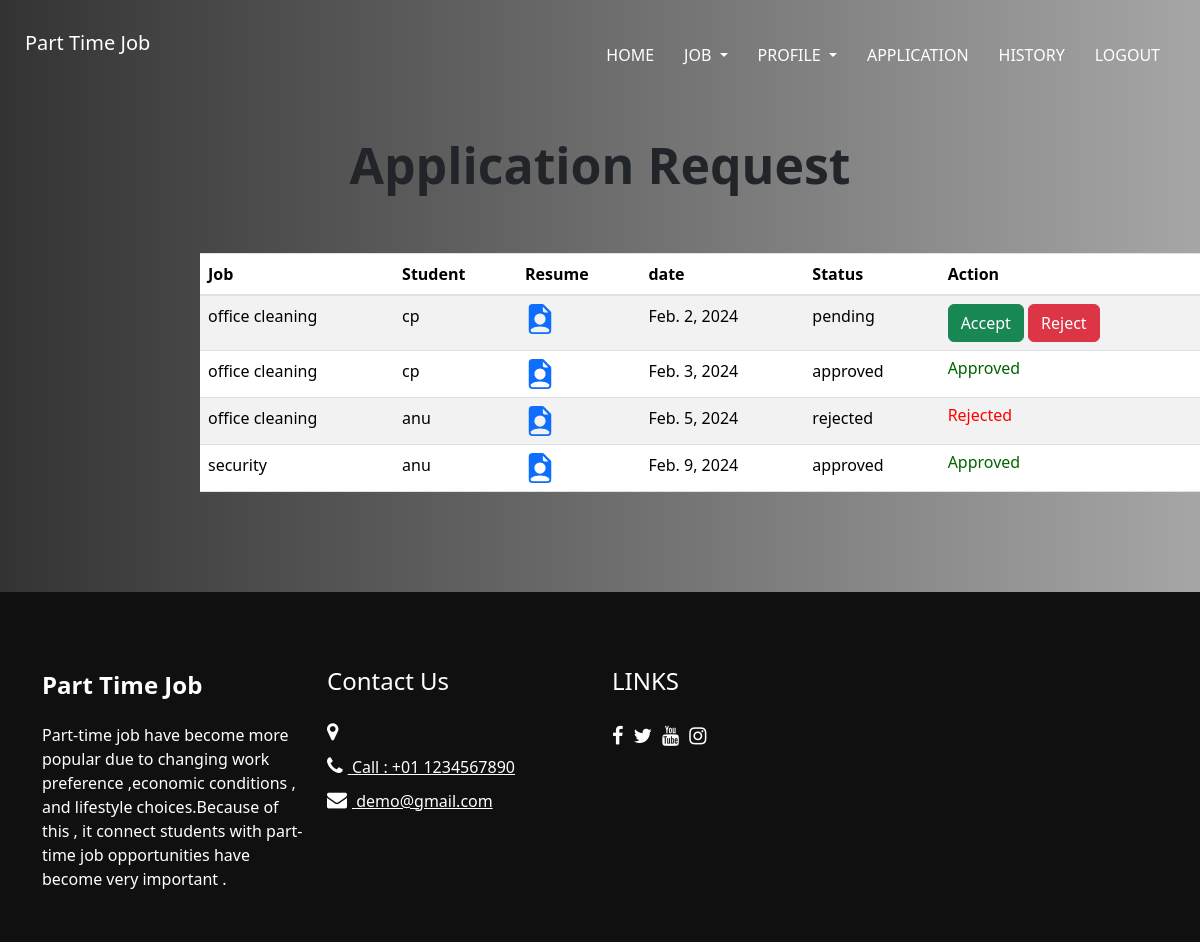
Page /requestview (signed in) on the earlier database version.
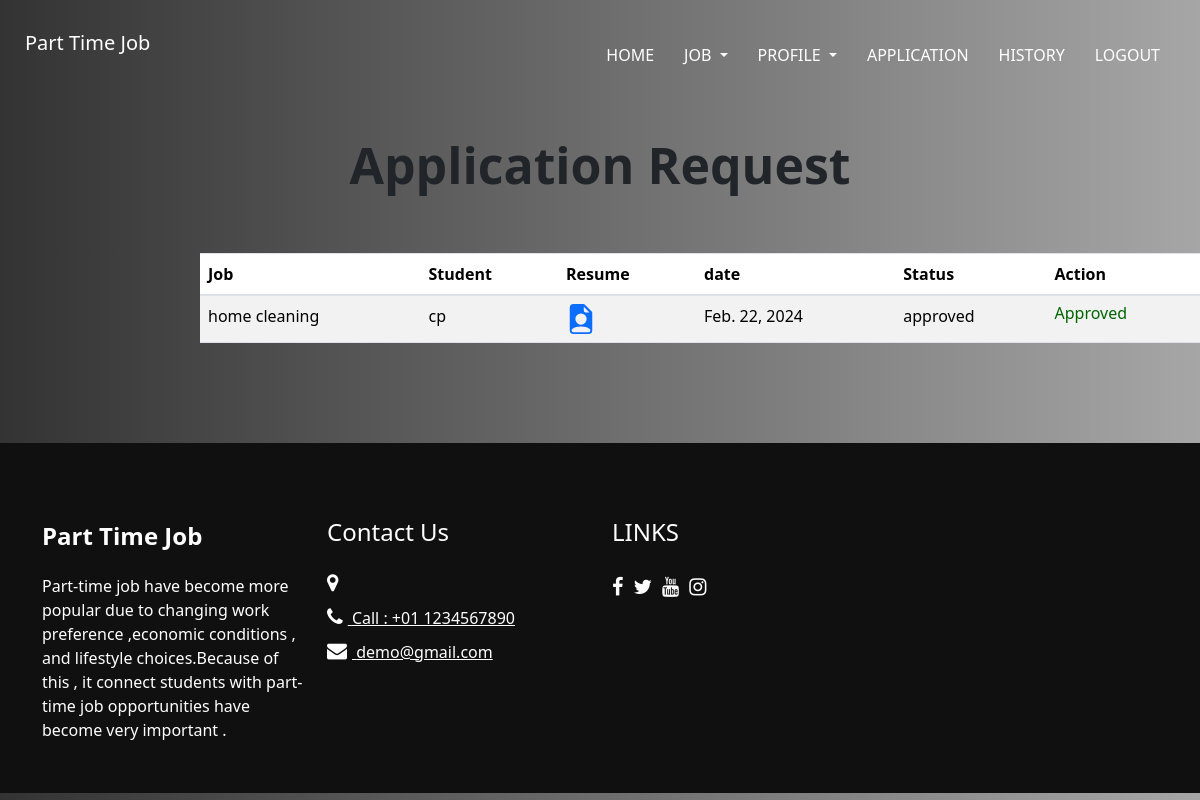
Same page on the later database version.
### jobportal/models.py (models this page shows, shortened)
class Application(models.Model):
    application_choices = (
        ('pending','pending'),
        ('approved', 'approved'),
        ('rejected', 'rejected'),
    )
    job_id=models.ForeignKey(Job,on_delete=models.CASCADE,null=True)
    std_id=models.ForeignKey(Student,on_delete=models.CASCADE,null=True)
    date=models.DateField(default=timezone.now,null=True)
    status=models.CharField(max_length=50,choices=application_choices, default='pending')
    username=models.CharField(max_length=50,null=True)
    description=models.CharField(max_length=100,null=True)
    def __str__(self):
        return self.job_id.jobname

class Job(models.Model):
    agency_id=models.ForeignKey(Agency,on_delete=models.CASCADE,null=True)
    jobname=models.CharField(max_length=30,null=True)
    location=models.CharField(max_length=40,null=True)
    salary=models.IntegerField(null=True)
    description=models.CharField(max_length=70,null=True)

class Student(models.Model):
    login_id = models.ForeignKey(Login1, on_delete=models.CASCADE, null=True)
    first_name = models.CharField(max_length=30,null=True)
    last_name = models.CharField(max_length=30,null=True)
    email = models.EmailField(max_length=30, null=True)
    address = models.CharField(max_length=100, null=True)
    gender = models.CharField(max_length=30, null=True)
    phone = models.IntegerField(null=True)
    qualification = models.CharField(max_length=30, null=True)
    resume = models.FileField(null=True)

class Login1(models.Model):
    username=models.CharField(max_length=30,null=True)
    password=models.IntegerField(null=True)
    usertype=models.IntegerField(null=True)

### jobportal/views.py (the view)
# urls.py: path('requestview',views.requestview,name="requestview")
def requestview(request):
    id = request.session['id']
    login_data = Login1.objects.get(id=id)
    agencydet = Agency.objects.get(login_id=login_data)
    user = Job.objects.filter(agency_id=agencydet)
    allapplication=Application.objects.filter(job_id__agency_id=agencydet).order_by('date')
    print(allapplication)
    return render(request,'agency/request.html',{'allapplication':allapplication})

### templates/agency/request.html (shortened to what the changed rows need)
<!DOCTYPE html>
<html>
<head>
  {% load static %}
  <link rel="stylesheet" type="text/css" href="{% static 'css/bootstrap.css' %}" />
   <link href="{% static 'style.css' %}" rel="stylesheet" />
  <link href="{% static 'css/style.scss' %}" rel="stylesheet" />
  <link href="{% static 'css/responsive.css' %}" rel="stylesheet" />
  <link href="https://cdn.jsdelivr.net/npm/bootstrap@5.3.2/dist/css/bootstrap.min.css" rel="stylesheet">
</head>
<body>
  <div class="hero_area">
    <div class="hero_bg_box">
      <div class="img-box">
      </div>
    </div>
    <header class="header_section">
      <nav class="navbar navbar-expand-lg custom_nav-container">
      </nav>
    </header>
<h1 class="log" style="text-align: center;padding-top: 50px;padding-bottom: 50px;font-size: 50px"><b>Application Request</b></h1>
<table style=" width:1000px;margin-left: 200px;margin-bottom: 100px" class="table table-striped"  >
    <thead>
    <th style>Job</th>
    <th>Student</th>
    <th>Resume</th>
    <th>date</th>
    <th>Status</th>
    <th>Action</th>
    </thead>
    <tbody>
    {% for i in allapplication %}
    <tr>
        <td>{{i.job_id.jobname}}</td>
        <td>{{i.std_id.login_id.username}}</td>
        <td><a href="{{i.std_id.resume.url}}"></a></td>
        <td>{{i.date}}</td>
        <td class="status-{{i.status}}">{{i.status}}</td>
        <td>
          {% if i.status == 'pending' %}
            <form method="post" action="{% url 'applicationrequest' i.id %}">
                <button type="submit" class="btn btn-success" name="application" value="accepted">Accept</button>
                <button type="submit" class="btn btn-danger" name="application" value="rejected">Reject</button>
            </form>
          {% elif i.status == 'approved' %}
                <h6 style="color:darkgreen">Approved</h6>
          {% elif i.status == 'rejected' %}
                <h6 style="color:red">Rejected</h6>
          {% endif %}
        </td>
    </tr>
    {% endfor %}
    </tbody>
</table>
  <section class="info_section ">
    <div class="container">
    </div>
  </section>
</body>
</html>

Differences in the rows shown:
removed Application: job_id.jobname "office cleaning", std_id.login_id.username "cp", date "Feb. 2, 2024", status "pending", shows "Accept"
removed Application: job_id.jobname "office cleaning", std_id.login_id.username "cp", date "Feb. 3, 2024", status "approved", shows "Approved"
removed Application: job_id.jobname "office cleaning", std_id.login_id.username "anu", date "Feb. 5, 2024", status "rejected", shows "Rejected"
removed Application: job_id.jobname "security", std_id.login_id.username "anu", date "Feb. 9, 2024", status "approved", shows "Approved"
added Application: job_id.jobname "home cleaning", std_id.login_id.username "cp", date "Feb. 22, 2024", status "approved", shows "Approved"
